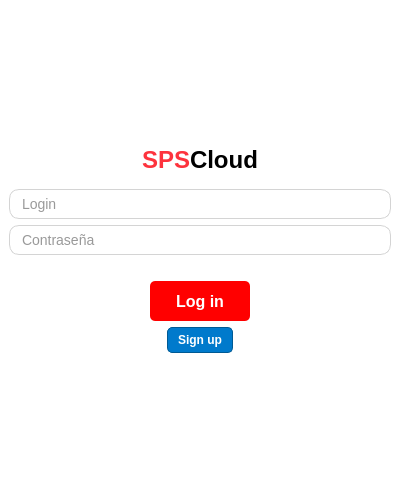
<?xml version="1.0" encoding="UTF-8"?>
<ui version="4.0">
 <class>MainWindow</class>
 <widget class="QMainWindow" name="MainWindow">
  <property name="geometry">
   <rect>
    <x>0</x>
    <y>0</y>
    <width>400</width>
    <height>500</height>
   </rect>
  </property>
  <property name="windowTitle">
   <string>MainWindow</string>
  </property>
  <property name="styleSheet">
   <string notr="true">background-color: rgb(255, 255, 255)</string>
  </property>
  <widget class="QWidget" name="centralwidget">
   <layout class="QVBoxLayout" name="verticalLayout">
    <property name="leftMargin">
     <number>0</number>
    </property>
    <property name="topMargin">
     <number>0</number>
    </property>
    <property name="rightMargin">
     <number>0</number>
    </property>
    <property name="bottomMargin">
     <number>0</number>
    </property>
    <item>
     <widget class="QWidget" name="widget" native="true">
      <layout class="QVBoxLayout" name="verticalLayout_5">
       <property name="leftMargin">
        <number>0</number>
       </property>
       <property name="topMargin">
        <number>0</number>
       </property>
       <property name="rightMargin">
        <number>0</number>
       </property>
       <property name="bottomMargin">
        <number>0</number>
       </property>
       <item>
        <widget class="QFrame" name="frame_2">
         <property name="styleSheet">
          <string notr="true">border-radius: 0px</string>
         </property>
         <property name="frameShape">
          <enum>QFrame::StyledPanel</enum>
         </property>
         <property name="frameShadow">
          <enum>QFrame::Raised</enum>
         </property>
         <layout class="QVBoxLayout" name="verticalLayout_2">
          <item>
           <spacer name="verticalSpacer_2">
            <property name="orientation">
             <enum>Qt::Vertical</enum>
            </property>
            <property name="sizeHint" stdset="0">
             <size>
              <width>20</width>
              <height>40</height>
             </size>
            </property>
           </spacer>
          </item>
          <item alignment="Qt::AlignHCenter">
           <widget class="QLabel" name="label">
            <property name="minimumSize">
             <size>
              <width>0</width>
              <height>0</height>
             </size>
            </property>
            <property name="maximumSize">
             <size>
              <width>150</width>
              <height>90</height>
             </size>
            </property>
            <property name="text">
             <string/>
            </property>
            <property name="pixmap">
             <pixmap>../img/logo.png</pixmap>
            </property>
            <property name="scaledContents">
             <bool>true</bool>
            </property>
           </widget>
          </item>
          <item alignment="Qt::AlignHCenter">
           <widget class="QLabel" name="label_2">
            <property name="text">
             <string>&lt;html&gt;&lt;head/&gt;&lt;body&gt;&lt;p&gt;&lt;span style=&quot; font-size:18pt; font-weight:700; color:#fd333d;&quot;&gt;SPS&lt;/span&gt;&lt;span style=&quot; font-size:18pt; font-weight:700; color:#000000;&quot;&gt;Cloud&lt;/span&gt;&lt;/p&gt;&lt;/body&gt;&lt;/html&gt;</string>
            </property>
           </widget>
          </item>
          <item>
           <widget class="Line" name="line_2">
            <property name="minimumSize">
             <size>
              <width>10</width>
              <height>1</height>
             </size>
            </property>
            <property name="baseSize">
             <size>
              <width>0</width>
              <height>0</height>
             </size>
            </property>
            <property name="styleSheet">
             <string notr="true">Line {
    background-color: rgb(53, 68, 76);
}
</string>
            </property>
            <property name="orientation">
             <enum>Qt::Horizontal</enum>
            </property>
           </widget>
          </item>
          <item>
           <widget class="QLineEdit" name="lineEdit_login">
            <property name="minimumSize">
             <size>
              <width>0</width>
              <height>30</height>
             </size>
            </property>
            <property name="styleSheet">
             <string notr="true">QLineEdit {
    background-color: white;        /* White background color */
    border: 1px solid #d4d4d4;     /* Light gray border */
    border-radius: 10px;           /* Rounded corners */
    padding: 5px 10px;             /* Padding around text */
    font: 14px;                    /* Font size */
    color: #333333;                /* Text color */
}

QLineEdit:focus {
    border-color: #FF0000;         /* Change border color to red when focused */
}

QLineEdit:disabled {
    background-color: #f3f3f3;     /* Lighter background when disabled */
    border-color: #e0e0e0;         /* Lighter border when disabled */
}
</string>
            </property>
            <property name="text">
             <string/>
            </property>
            <property name="placeholderText">
             <string>Login</string>
            </property>
           </widget>
          </item>
          <item>
           <widget class="QLineEdit" name="lineEdit_password">
            <property name="minimumSize">
             <size>
              <width>0</width>
              <height>30</height>
             </size>
            </property>
            <property name="styleSheet">
             <string notr="true">QLineEdit {
    background-color: white;        /* White background color */
    border: 1px solid #d4d4d4;     /* Light gray border */
    border-radius: 10px;           /* Rounded corners */
    padding: 5px 10px;             /* Padding around text */
    font: 14px;                    /* Font size */
    color: #333333;                /* Text color */
}

QLineEdit:focus {
    border-color: #FF0000;         /* Change border color to red when focused */
}

QLineEdit:disabled {
    background-color: #f3f3f3;     /* Lighter background when disabled */
    border-color: #e0e0e0;         /* Lighter border when disabled */
}
</string>
            </property>
            <property name="text">
             <string/>
            </property>
            <property name="placeholderText">
             <string>Contraseña</string>
            </property>
           </widget>
          </item>
          <item>
           <widget class="QLabel" name="label_warnings">
            <property name="styleSheet">
             <string notr="true">font: 14pt &quot;Arial&quot;;
color: rgb(255, 12, 0);</string>
            </property>
            <property name="text">
             <string/>
            </property>
           </widget>
          </item>
          <item>
           <layout class="QHBoxLayout" name="horizontalLayout">
            <item>
             <spacer name="horizontalSpacer">
              <property name="orientation">
               <enum>Qt::Horizontal</enum>
              </property>
              <property name="sizeHint" stdset="0">
               <size>
                <width>40</width>
                <height>20</height>
               </size>
              </property>
             </spacer>
            </item>
            <item>
             <widget class="QPushButton" name="pushButton_login">
              <property name="minimumSize">
               <size>
                <width>100</width>
                <height>40</height>
               </size>
              </property>
              <property name="styleSheet">
               <string notr="true">QPushButton {
    background-color: #FF0000;  /* Main red color */
    border: none;               /* No border */
    color: white;               /* White text color */
    padding: 8px 15px;         /* Padding around text */
    font: bold 16px;           /* Bold font with size 16 */
    border-radius: 5px;        /* Rounded corners */
}

QPushButton:hover {
    background-color: #E60000; /* Slightly darker shade of red when mouse hovers over */
}

QPushButton:pressed {
    background-color: #CC0000; /* Even darker shade of red when button is pressed */
}
</string>
              </property>
              <property name="text">
               <string>Log in</string>
              </property>
             </widget>
            </item>
            <item>
             <spacer name="horizontalSpacer_2">
              <property name="orientation">
               <enum>Qt::Horizontal</enum>
              </property>
              <property name="sizeHint" stdset="0">
               <size>
                <width>40</width>
                <height>20</height>
               </size>
              </property>
             </spacer>
            </item>
           </layout>
          </item>
          <item>
           <layout class="QHBoxLayout" name="horizontalLayout_3">
            <item>
             <spacer name="horizontalSpacer_3">
              <property name="orientation">
               <enum>Qt::Horizontal</enum>
              </property>
              <property name="sizeHint" stdset="0">
               <size>
                <width>40</width>
                <height>20</height>
               </size>
              </property>
             </spacer>
            </item>
            <item>
             <widget class="QPushButton" name="pushButton_signup">
              <property name="styleSheet">
               <string notr="true">QPushButton {
    background-color: #007ACC;    /* Mid-tone blue */
    color: white;                 /* White text */
    border: 1px solid #005A94;    /* Slightly darker blue border */
    font: bold 12px;              /* Bold font with smaller size */
    border-radius: 5px;           /* Slightly rounded corners */
    padding: 5px 10px;            /* Minimal padding */
}

QPushButton:hover {
    background-color: #008BD4;    /* Lighter blue for hover */
}

QPushButton:pressed {
    background-color: #006AA8;    /* Darker blue for pressed state */
}
</string>
              </property>
              <property name="text">
               <string>Sign up</string>
              </property>
             </widget>
            </item>
            <item>
             <spacer name="horizontalSpacer_4">
              <property name="orientation">
               <enum>Qt::Horizontal</enum>
              </property>
              <property name="sizeHint" stdset="0">
               <size>
                <width>40</width>
                <height>20</height>
               </size>
              </property>
             </spacer>
            </item>
           </layout>
          </item>
          <item>
           <spacer name="verticalSpacer">
            <property name="orientation">
             <enum>Qt::Vertical</enum>
            </property>
            <property name="sizeHint" stdset="0">
             <size>
              <width>20</width>
              <height>20</height>
             </size>
            </property>
           </spacer>
          </item>
         </layout>
        </widget>
       </item>
      </layout>
     </widget>
    </item>
   </layout>
  </widget>
  <widget class="QMenuBar" name="menubar">
   <property name="geometry">
    <rect>
     <x>0</x>
     <y>0</y>
     <width>400</width>
     <height>22</height>
    </rect>
   </property>
  </widget>
  <widget class="QStatusBar" name="statusbar"/>
 </widget>
 <resources/>
 <connections/>
</ui>
